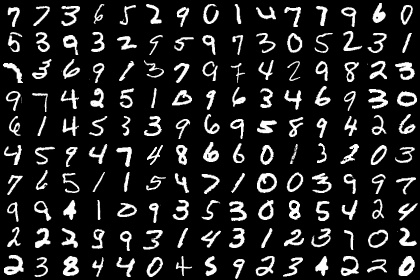
#> input picture images/digit_random.jpg, 420 x 280 px
$ python -i crop_text_line.py   (imports and definitions only)
#> lines starting #> are read from the running program, lines starting #| are printed output that depends on the picture; after the words box and inside, x2 and y2 are one past the last pixel; in counts of white or black regions, pixels touching at a corner belong together
#> further down, picture is the input picture: shape (280, 420, 3); min 0, max 255, mean 34.6
import cv2
import numpy as np


def segmentation_text_line(image):

    img_clone = image.copy()
    segments = []

    gray = cv2.cvtColor(image, cv2.COLOR_BGR2GRAY)
    gray = cv2.GaussianBlur(gray, (7, 7), 0)
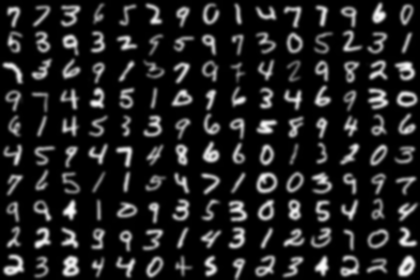
#> gray: shape (280, 420); min 0, max 254, mean 34.6
    # binary
    thresh = cv2.adaptiveThreshold(gray, 255,
                                   cv2.ADAPTIVE_THRESH_GAUSSIAN_C, cv2.THRESH_BINARY_INV, 11, 4)
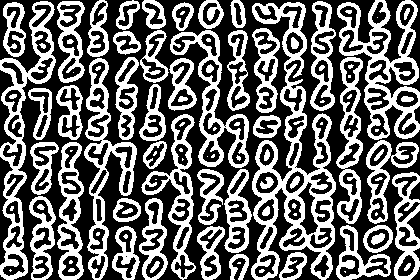
#> thresh: shape (280, 420); 41.3% white; 97 white regions (30 under 20 px), largest, box (x1, y1, x2, y2) and area: (251, 2, 336, 280) 6685, (337, 0, 420, 140) 4009, (0, 1, 56, 280) 3572

    kernel = np.ones((10, 1), np.uint8)
    ero = cv2.erode(thresh, kernel, iterations=1)
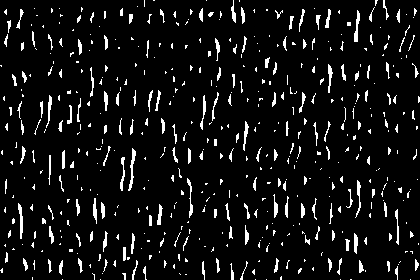
#> ero: shape (280, 420); 7% white in thin lines or dots

    # dilation
    kernel = np.ones((5, 150), np.uint8)
    img_dilation = cv2.dilate(ero, kernel, iterations=1)
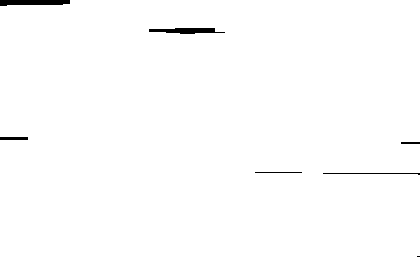
#> img_dilation: shape (280, 420); 99.2% white; 7 black regions (1 under 20 px)
    # find contours
    ctrs, hier = cv2.findContours(
        img_dilation.copy(), cv2.RETR_EXTERNAL, cv2.CHAIN_APPROX_SIMPLE)
#> ctrs = 1 contour; box (x1, y1, x2, y2) and area: (0, 0, 420, 280) 116186

    # sort contours
    sorted_ctrs = sorted(ctrs, key=lambda ctr: cv2.boundingRect(ctr)[1])
#> sorted_ctrs has the same summary as ctrs
    min_width = 50  # giá trị ngưỡng chiều rộng tối thiểu
    min_height = 10  # giá trị ngưỡng chiều cao tối thiểu
    for i, ctr in enumerate(sorted_ctrs):
        # Get bounding box
        x, y, w, h = cv2.boundingRect(ctr)
        print('segment no:', str(i), '[', w, '-', h, ']')
        if (w > min_width and h > min_height):
            roi = image[y:y+h, x:x+w]
            segments.append(roi)
            # show ROI
            #cv2.imshow('segment no:'+str(i), roi)
            cv2.rectangle(img_clone , (x, y), (x + w, y + h), (90, 0, 255), 2)
#> this loop made 1 pass
#| segment no: 0 [ 420 - 280 ]
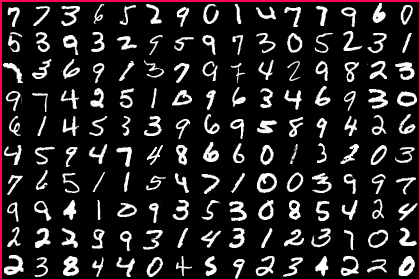
#> img_clone: shape (280, 420, 3); 1.78% of pixels changed, all inside (x1, y1, x2, y2) = (0, 0, 420, 280)
#> after the loop, segments = 1 item
            #cv2.waitKey(0)

    return img_clone, segments

>>> import cv2
>>> picture = cv2.imread('../images/digit_random.jpg')
>>> result = segmentation_text_line(picture)
